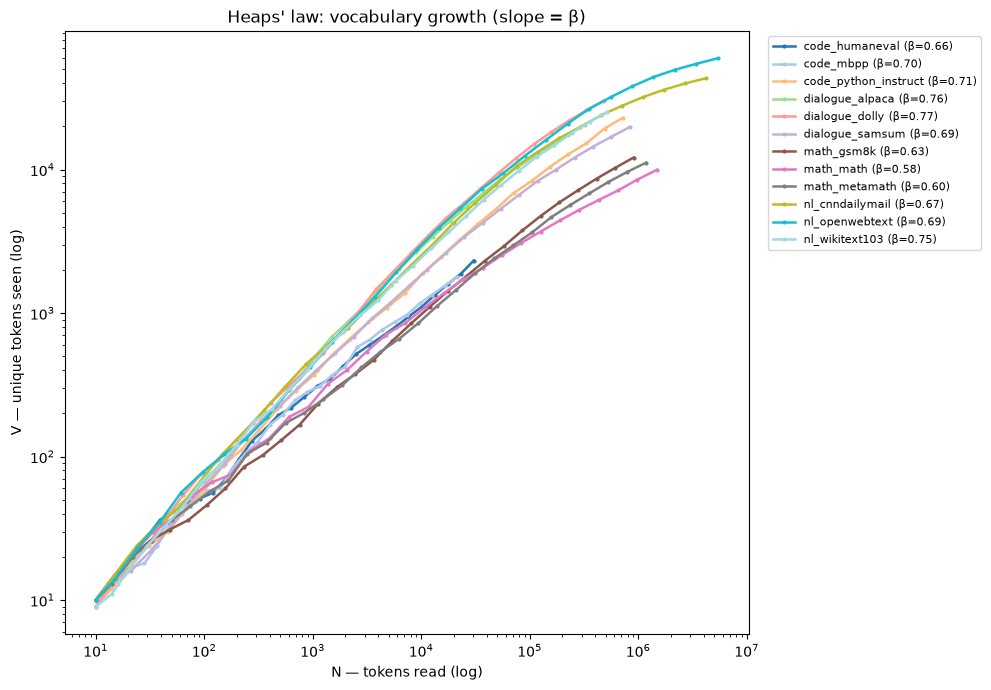

Source code (Python):
"""Heaps' law vocabulary-growth curves: unique tokens (V) vs tokens read (N),
one curve per dataset, log-log. Slope = beta. Steeper = learns new words faster."""
import json
from pathlib import Path

import numpy as np
import matplotlib.pyplot as plt


def plot(results_dir: Path, out_stem: str = "heaps_curve"):
    rows = [json.loads(f.read_text()) for f in sorted(results_dir.glob("*.json"))]
    if not rows:
        print("no results")
        return
    colors = plt.cm.tab20(np.linspace(0, 1, len(rows)))

    fig, ax = plt.subplots(figsize=(10, 7))
    for r, c in zip(rows, colors):
        cur = r["heaps"]["curve"]
        ax.plot(cur["N"], cur["V"], color=c, lw=1.8, marker=".", ms=4,
                label=f"{r['dataset_id']} (β={r['heaps']['beta']:.2f})")
    ax.set_xscale("log")
    ax.set_yscale("log")
    ax.set_xlabel("N — tokens read (log)")
    ax.set_ylabel("V — unique tokens seen (log)")
    ax.set_title("Heaps' law: vocabulary growth (slope = β)")
    ax.legend(bbox_to_anchor=(1.02, 1), loc="upper left", fontsize=8)
    fig.tight_layout()
    for ext in ("png", "svg"):
        fig.savefig(results_dir.parent / f"{out_stem}.{ext}", bbox_inches="tight")
    print(f"saved {out_stem}.png / .svg")


if __name__ == "__main__":
    plot(Path(__file__).parent / "results")
